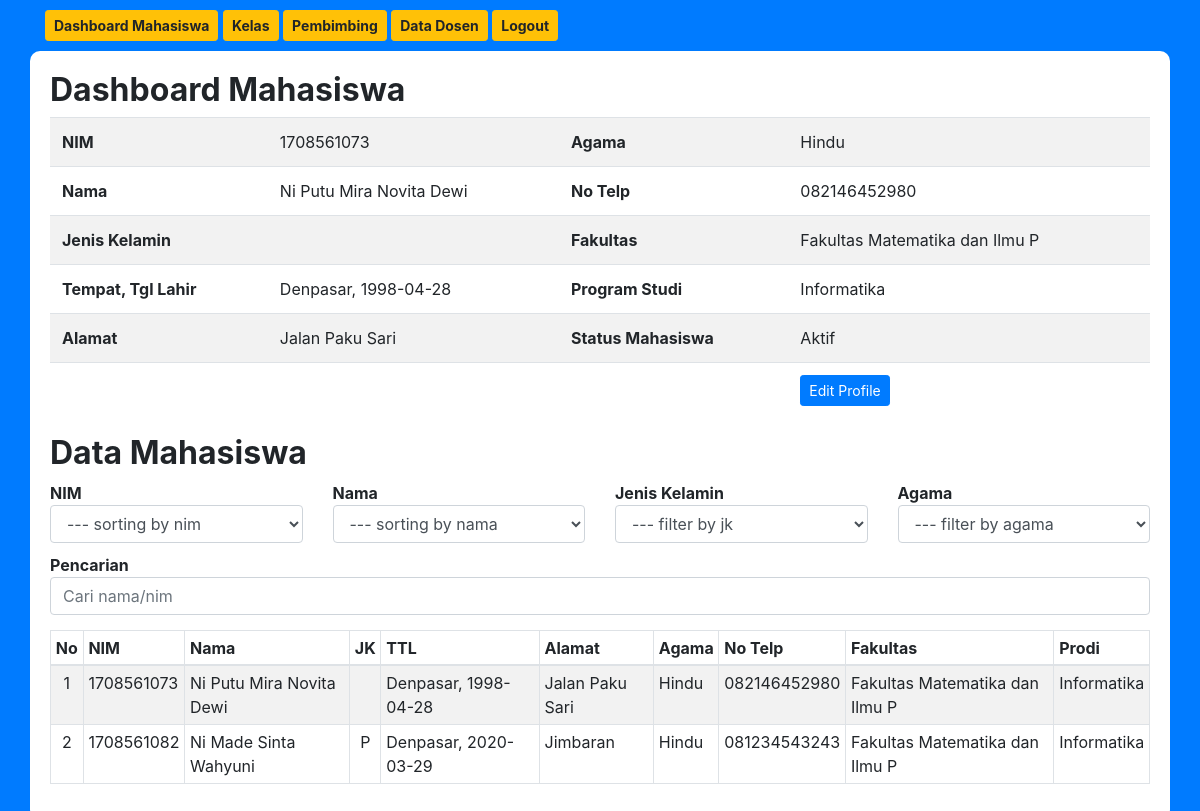
/mhsDashboard.php (signed in), run on the app's committed database.
### tables this page shows
CREATE TABLE `mahasiswa` (
  `nim` varchar(10) NOT NULL,
  `nama` varchar(50) DEFAULT NULL,
  `jk` enum('P','L') DEFAULT NULL,
  `tmp_lahir` varchar(30) DEFAULT NULL,
  `tgl_lahir` date DEFAULT NULL,
  `alamat` varchar(100) DEFAULT NULL,
  `agama` varchar(10) DEFAULT NULL,
  `no_telp` varchar(15) DEFAULT NULL,
  `fakultas` varchar(30) DEFAULT NULL,
  `prodi` varchar(30) DEFAULT NULL,
  `status_mhs` varchar(20) DEFAULT NULL
);

### mhsDashboard.php (the view, shortened to what this page needs)
<?php
$id     = $_SESSION['idUser'];
?>
<!doctype html>
<html lang="en">
  <head>
    <link rel="stylesheet" type="text/css" href="css/bootstrap.min.css">
    <link rel="stylesheet" type="text/css" href="css/style.css">
  </head>
  <body>
  <div class="container" style="margin-top:10px;">
        <a href="mhsDashboard.php"><button class="btn btn-warning btn-sm"><b>Dashboard Mahasiswa</b></button></a>
        <a href="mhsKelas.php"><button class="btn btn-warning btn-sm"><b>Kelas</b></button></a>
        <a href="mhsPembimbing.php"><button class="btn btn-warning btn-sm"><b>Pembimbing</b></button></a>
        <a href="mhsViewDosen.php"><button class="btn btn-warning btn-sm"><b>Data Dosen</b></button></a>
        <a href="logout.php"><button class="btn btn-warning btn-sm"><b>Logout</b></button></a>
    </div>
    <div class="container" style="background: #fff; padding: 20px; border-radius: 10px; margin-top: 10px;">
        <h2><b>Dashboard Mahasiswa</b></h2>
        <?php
            include 'connect.php';
            $getData    = mysqli_query($conn, "SELECT nim, nama, jk, tmp_lahir, tgl_lahir, alamat, agama, no_telp, fakultas, prodi, status_mhs FROM mahasiswa WHERE nim='$id'");
            $data       = mysqli_fetch_array($getData);
            $nim        = $data['nim'];
            $nama       = $data['nama'];
            $jk         = $data['jk'];
            $tmp_lahir  = $data['tmp_lahir'];
            $tgl_lahir  = $data['tgl_lahir'];
            $alamat     = $data['alamat'];
            $agama      = $data['agama'];
            $no_telp    = $data['no_telp'];
            $fakultas   = $data['fakultas'];
            $prodi      = $data['prodi'];
            $status_mhs = $data['status_mhs'];
        ?>
        <table class="table table-striped">
            <tr>
                <th>NIM</th>
                <td><?php echo $nim; ?></td>
                <th>Agama</th>
                <td><?php echo $agama; ?></td>
            </tr>
            <tr>
                <th>Nama</th>
                <td><?php echo $nama; ?></td>
                <th>No Telp</th>
                <td><?php echo $no_telp; ?></td>
            </tr>
            <tr>
                <th>Jenis Kelamin</th>
                <td><?php echo $jk; ?></td>
                <th>Fakultas</th>
                <td><?php echo $fakultas; ?></td>
            </tr>
            <tr>
                <th>Tempat, Tgl Lahir</th>
                <td><?php echo $tmp_lahir.", ".$tgl_lahir; ?></td>
                <th>Program Studi</th>
                <td><?php echo $prodi; ?></td>
            </tr>
            <tr>
                <th>Alamat</th>
                <td><?php echo $alamat; ?></td>
                <th>Status Mahasiswa</th>
                <td><?php echo $status_mhs; ?></td>
            </tr>
            <tr>
                <th></th>
                <td></td>
                <th></th>
                <td><a href="mhsEditProfile.php"><button class="btn btn-primary btn-sm">Edit Profile</button></a></td>
            </tr>
        </table>
        <h2 style="margin-top:10px;"><b>Data Mahasiswa</b></h2>
        <div class="row">
            <div class="col-lg-3 col-md-3">
            <b>NIM</b>
                <select id="nim" class="form-control">
                    <option value="asc">--- sorting by nim</option>
                </select>
            </div>
            <div class="col-lg-3 col-md-3">
            <b>Nama</b>
                <select id="nama" class="form-control">
                    <option value="asc">--- sorting by nama</option>
                </select>
            </div>
            <div class="col-lg-3 col-md-3">
            <b>Jenis Kelamin</b>
                <select id="jk" class="form-control">
                    <option value="all">--- filter by jk</option>
                </select>
            </div>
            <div class="col-lg-3 col-md-3">
            <b>Agama</b>
                <select id="agama" class="form-control">
                    <option value="all">--- filter by agama</option>
                </select>
            </div>
        </div>
        <div class="row" style="margin-top:10px;">
            <div class="col-lg-12 col-md-12">
                <b>Pencarian</b>
                <input type="text" class="form-control" id="cari" placeholder="Cari nama/nim">
            </div>
        </div>
        <table class="table table-striped table-sm table-bordered" style="margin-top:15px;">
                <thead>
                <tr>
                    <th>No</th>
                    <th>NIM</th>
                    <th>Nama</th>
                    <th>JK</th>
                    <th>TTL</th>
                    <th>Alamat</th>
                    <th>Agama</th>
                    <th>No Telp</th>
                    <th>Fakultas</th>
                    <th>Prodi</th>
                </tr>
                </thead>
                <tbody id="tabel">
                <?php
                    include "connect.php";
                    $query_mysqli = mysqli_query($conn, "SELECT * FROM mahasiswa")or die(mysql_error());
                    $nomor = 1;
                    while($data = mysqli_fetch_array($query_mysqli)){
                ?>
                <tr>
                    <td align="center"><?php echo $nomor++; ?></td>
                    <td><?php echo $data['nim']; ?></td>
                    <td><?php echo $data['nama']; ?></td>
                    <td align="center"><?php echo $data['jk']; ?></td>
                    <td><?php echo $data['tmp_lahir'].", ".$data['tgl_lahir'];; ?></td>
                    <td><?php echo $data['alamat']; ?></td>
                    <td><?php echo $data['agama']; ?></td>
                    <td><?php echo $data['no_telp']; ?></td>
                    <td><?php echo $data['fakultas']; ?></td>
                    <td><?php echo $data['prodi']; ?></td>
                </tr>
                <?php } ?>
                </tbody>
            </table>
    </div>
  </body>
</html>

### css/style.css (style rules this page uses)
body { background-color: #007bff; }
a { text-decoration: none; }

### data on the page
mahasiswa: nim "1708561073", agama "Hindu", nama "Ni Putu Mira Novita Dewi", no_telp "082146452980", fakultas "Fakultas Matematika dan Ilmu P", tmp_lahir "Denpasar", tgl_lahir "1998-04-28", prodi "Informatika", alamat "Jalan Paku Sari", status_mhs "Aktif"
mahasiswa: nim "1708561082", nama "Ni Made Sinta Wahyuni", jk "P", tmp_lahir "Denpasar", tgl_lahir "2020-03-29", alamat "Jimbaran", agama "Hindu", no_telp "081234543243", fakultas "Fakultas Matematika dan Ilmu P", prodi "Informatika"
